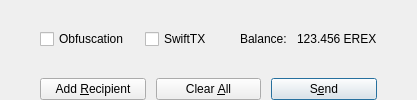
       <widget class="QFrame" name="frameButtons">
        <property name="lineWidth">
         <number>0</number>
        </property>
        <layout class="QHBoxLayout" name="horizontalLayout">
         <property name="spacing">
          <number>0</number>
         </property>
         <property name="leftMargin">
          <number>0</number>
         </property>
         <property name="topMargin">
          <number>0</number>
         </property>
         <property name="rightMargin">
          <number>0</number>
         </property>
         <property name="bottomMargin">
          <number>0</number>
         </property>
         <item>
          <spacer name="horizontalSpacer_7">
           <property name="orientation">
            <enum>Qt::Horizontal</enum>
           </property>
           <property name="sizeHint" stdset="0">
            <size>
             <width>40</width>
             <height>20</height>
            </size>
           </property>
          </spacer>
         </item>
         <item>
          <layout class="QVBoxLayout" name="verticalLayout_3">
           <item>
            <spacer name="verticalSpacer_7">
             <property name="orientation">
              <enum>Qt::Vertical</enum>
             </property>
             <property name="sizeHint" stdset="0">
              <size>
               <width>20</width>
               <height>20</height>
              </size>
             </property>
            </spacer>
           </item>
           <item>
            <layout class="QHBoxLayout" name="horizontalLayout_2">
             <property name="spacing">
              <number>10</number>
             </property>
             <item>
              <widget class="QCheckBox" name="checkUseObfuscation">
               <property name="minimumSize">
                <size>
                 <width>95</width>
                 <height>0</height>
                </size>
               </property>
               <property name="text">
                <string>Obfuscation</string>
               </property>
               <property name="iconSize">
                <size>
                 <width>17</width>
                 <height>17</height>
                </size>
               </property>
               <property name="checked">
                <bool>false</bool>
               </property>
              </widget>
             </item>
             <item>
              <widget class="QCheckBox" name="checkSwiftTX">
               <property name="enabled">
                <bool>true</bool>
               </property>
               <property name="minimumSize">
                <size>
                 <width>85</width>
                 <height>0</height>
                </size>
               </property>
               <property name="text">
                <string>SwiftTX</string>
               </property>
              </widget>
             </item>
             <item>
              <widget class="QLabel" name="labelBalanceText">
               <property name="text">
                <string>Balance:</string>
               </property>
               <property name="indent">
                <number>0</number>
               </property>
              </widget>
             </item>
             <item>
              <widget class="QLabel" name="labelBalance">
               <property name="sizePolicy">
                <sizepolicy hsizetype="Preferred" vsizetype="Fixed">
                 <horstretch>0</horstretch>
                 <verstretch>0</verstretch>
                </sizepolicy>
               </property>
               <property name="cursor">
                <cursorShape>IBeamCursor</cursorShape>
               </property>
               <property name="text">
                <string notr="true">123.456 EREX</string>
               </property>
               <property name="indent">
                <number>0</number>
               </property>
               <property name="textInteractionFlags">
                <set>Qt::LinksAccessibleByMouse|Qt::TextSelectableByKeyboard|Qt::TextSelectableByMouse</set>
               </property>
              </widget>
             </item>
            </layout>
           </item>
           <item>
            <spacer name="verticalSpacer_8">
             <property name="orientation">
              <enum>Qt::Vertical</enum>
             </property>
             <property name="sizeHint" stdset="0">
              <size>
               <width>20</width>
               <height>10</height>
              </size>
             </property>
            </spacer>
           </item>
           <item>
            <layout class="QHBoxLayout" name="horizontalLayout_3">
             <property name="spacing">
              <number>10</number>
             </property>
             <item>
              <widget class="QPushButton" name="addButton">
               <property name="toolTip">
                <string>Send to multiple recipients at once</string>
               </property>
               <property name="text">
                <string>Add &amp;Recipient</string>
               </property>
               <property name="autoDefault">
                <bool>false</bool>
               </property>
              </widget>
             </item>
             <item>
              <widget class="QPushButton" name="clearButton">
               <property name="toolTip">
                <string>Clear all fields of the form.</string>
               </property>
               <property name="text">
                <string>Clear &amp;All</string>
               </property>
               <property name="autoDefault">
                <bool>false</bool>
               </property>
              </widget>
             </item>
             <item>
              <widget class="QPushButton" name="sendButton">
               <property name="toolTip">
                <string>Confirm the send action</string>
               </property>
               <property name="text">
                <string>S&amp;end</string>
               </property>
               <property name="autoDefault">
                <bool>false</bool>
               </property>
               <property name="default">
                <bool>true</bool>
               </property>
              </widget>
             </item>
            </layout>
           </item>
          </layout>
         </item>
         <item>
          <spacer name="horizontalSpacer">
           <property name="orientation">
            <enum>Qt::Horizontal</enum>
           </property>
           <property name="sizeHint" stdset="0">
            <size>
             <width>40</width>
             <height>20</height>
            </size>
           </property>
          </spacer>
         </item>
        </layout>
       </widget>
